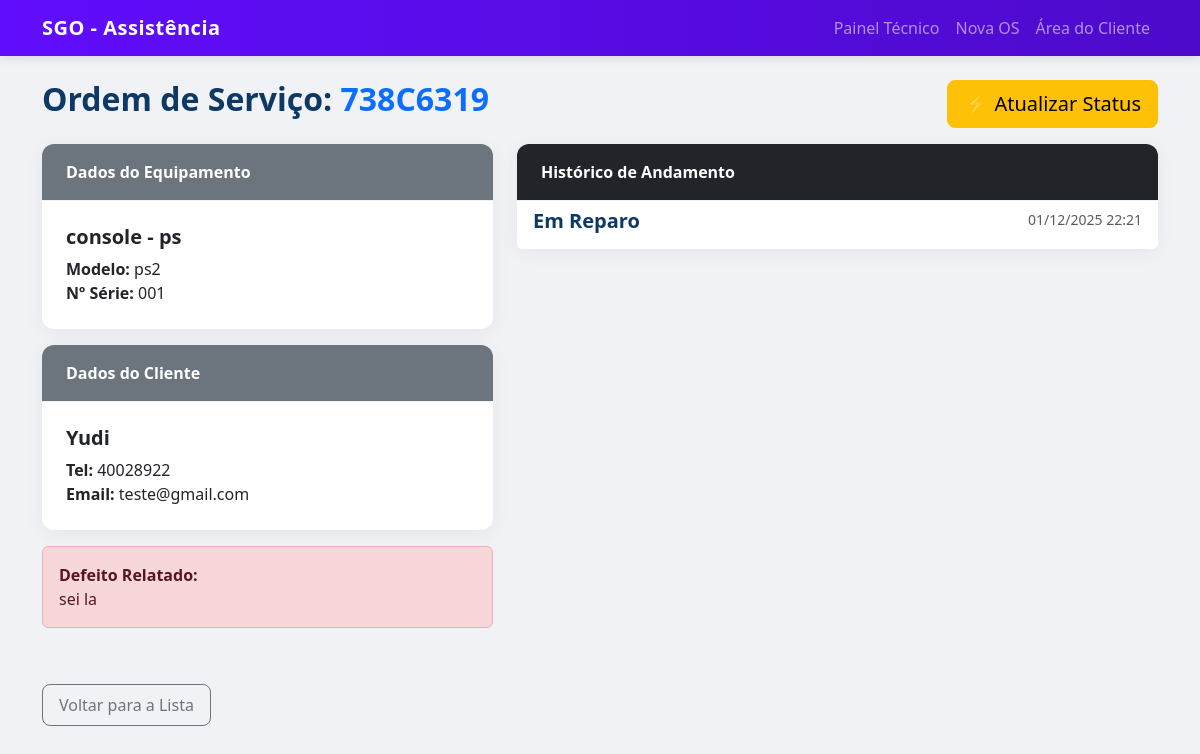
/os/1/, run on the app's committed database.
### tcc/models.py (models this page shows, shortened)
class OrdemDeServico(models.Model):
    STATUS_CHOICES = [
        ('aberto', 'Aberta'),
        ('em_analise', 'Em Análise'),
        ('aguardando_peca', 'Aguardando Peça'),
        ('em_reparo', 'Em Reparo'),
        ('concluido', 'Concluído'),
        ('entregue', 'Entregue ao Cliente'),
    ]
    cliente = models.ForeignKey(Cliente, on_delete=models.CASCADE)
    equipamento = models.ForeignKey(Equipamento, on_delete=models.CASCADE)
    data_abertura = models.DateTimeField(auto_now_add=True)
    defeito_relatado = models.TextField(help_text="Descrição do defeito pelo cliente.")
    status_atual = models.CharField(max_length=20, choices=STATUS_CHOICES, default='aberto')
    codigo_consulta = models.CharField(
        max_length=8,
        unique=True,
        editable=False,
        default=uuid.uuid4().hex[:8].upper()
    )
    class Meta:
        verbose_name = "Ordem de Serviço"
        verbose_name_plural = "Ordens de Serviço"
        ordering = ['-data_abertura'] # Ordena pela mais recente

class Equipamento(models.Model):
    tipo = models.CharField(max_length=50, help_text="Ex: Computador, Telemóvel, TV")
    marca = models.CharField(max_length=50)
    modelo = models.CharField(max_length=50)
    numero_serie = models.CharField(max_length=100, unique=True, blank=True, null=True)
    class Meta:
        verbose_name = "Equipamento"
        verbose_name_plural = "Equipamentos"

class Cliente(models.Model):
    nome = models.CharField(max_length=100)
    telefone = models.CharField(max_length=20, blank=True, null=True)
    email = models.EmailField(blank=True, null=True)
    class Meta:
        verbose_name = "Cliente"
        verbose_name_plural = "Clientes"

class AtualizacaoStatus(models.Model):
    os = models.ForeignKey(OrdemDeServico, on_delete=models.CASCADE)
    data_atualizacao = models.DateTimeField(auto_now_add=True)
    novo_status = models.CharField(max_length=20, choices=OrdemDeServico.STATUS_CHOICES)
    observacoes = models.TextField(blank=True, help_text="Detalhes da atualização (ex: 'Diagnóstico: Placa-mãe danificada')")
    class Meta:
        verbose_name = "Atualização de Status"
        verbose_name_plural = "Atualizações de Status"
        ordering = ['data_atualizacao']

### tcc/views.py (the view)
# urls.py: path('os/<int:pk>/', views.OSDetailView.as_view(), name='detalhe_os'),
class OSDetailView(DetailView):
    model = OrdemDeServico
    template_name = 'os/os_detail.html'
    context_object_name = 'os'
    def get_context_data(self, **kwargs):
        context = super().get_context_data(**kwargs)
        context['historico'] = self.object.atualizacaostatus_set.all().order_by('-data_atualizacao')
        return context

### tcc/templates/os/os_detail.html (shortened to what this page needs)
{% extends 'os/base.html' %}
{% block content %}
<div class="row mb-3">
    <div class="col-md-8">
        <h2>Ordem de Serviço: <span class="text-primary">{{ os.codigo_consulta }}</span></h2>
    </div>
    <div class="col-md-4 text-end">
        <a href="{% url 'atualizar_status' os.id %}" class="btn btn-warning btn-lg">
            ⚡ Atualizar Status
        </a>
    </div>
</div>
<div class="row">
    <div class="col-md-5 mb-4">
        <div class="card mb-3">
            <div class="card-header bg-secondary text-white">Dados do Equipamento</div>
            <div class="card-body">
                <h5 class="card-title">{{ os.equipamento.tipo }} - {{ os.equipamento.marca }}</h5>
                <p class="card-text">
                    <strong>Modelo:</strong> {{ os.equipamento.modelo }}<br>
                    <strong>Nº Série:</strong> {{ os.equipamento.numero_serie|default:"-" }}
                </p>
            </div>
        </div>
        <div class="card mb-3">
            <div class="card-header bg-secondary text-white">Dados do Cliente</div>
            <div class="card-body">
                <h5 class="card-title">{{ os.cliente.nome }}</h5>
                <p class="card-text">
                    <strong>Tel:</strong> {{ os.cliente.telefone }}<br>
                    <strong>Email:</strong> {{ os.cliente.email }}
                </p>
            </div>
        </div>
        <div class="alert alert-danger">
            <strong>Defeito Relatado:</strong><br>
            {{ os.defeito_relatado }}
        </div>
    </div>
    <div class="col-md-7">
        <div class="card">
            <div class="card-header bg-dark text-white">Histórico de Andamento</div>
            <div class="list-group list-group-flush">
                {% for item in historico %}
                <div class="list-group-item">
                    <div class="d-flex w-100 justify-content-between">
                        <h5 class="mb-1">{{ item.get_novo_status_display }}</h5>
                        <small class="text-muted">{{ item.data_atualizacao|date:"d/m/Y H:i" }}</small>
                    </div>
                </div>
                {% empty %}
                <div class="list-group-item">Sem histórico registado.</div>
                {% endfor %}
            </div>
        </div>
    </div>
</div>
<div class="mt-3">
    <a href="{% url 'lista_os' %}" class="btn btn-outline-secondary">Voltar para a Lista</a>
</div>
{% endblock %}

### tcc/static/css/style.css (style rules this page uses)
:root { --primary-color: #610dfd; --primary-dark: #4d0aca; --secondary-bg: #f8f9fa; --card-shadow: 0 4px 20px rgba(0, 0, 0, 0.05); --border-radius: 12px; }
body { background-color: #f0f2f5; font-family: 'Segoe UI', Roboto, 'Helvetica Neue', sans-serif; color: #343a40; }
h1, h2, h3, h4, h5 { font-weight: 600; color: #0e3965; }
.card { border: none; border-radius: var(--border-radius); box-shadow: var(--card-shadow); background-color: #fff; margin-bottom: 1.5rem; transition: transform 0.2s ease-in-out; }
.card-header { background-color: #fff; border-bottom: 1px solid #edf2f7; border-radius: var(--border-radius) var(--border-radius) 0 0 !important; font-weight: 600; padding: 1rem 1.5rem; color: var(--primary-color); }
.card-body { padding: 1.5rem; }
.btn { border-radius: 8px; padding: 0.5rem 1rem; font-weight: 500; transition: all 0.3s; }

### data on the page
OrdemDeServico: codigo_consulta "738C6319", equipamento.tipo "console", equipamento.marca "ps", equipamento.modelo "ps2", equipamento.numero_serie "001", cliente.nome "Yudi", cliente.telefone "40028922", cliente.email "teste@gmail.com", defeito_relatado "sei la"
AtualizacaoStatus: novo_status "Em Reparo", data_atualizacao "01/12/2025 22:21"
